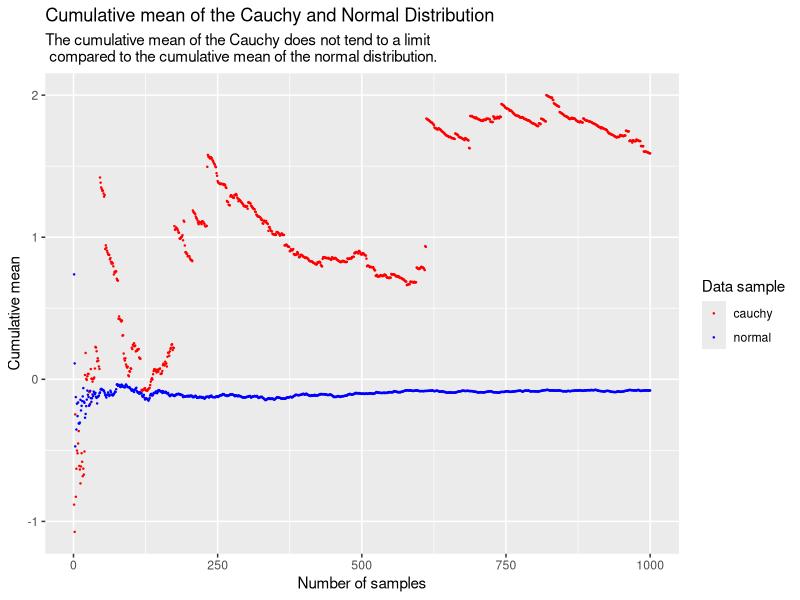

Write the R code that produced this figure.
## ---- chunk 1
knitr::opts_chunk$set(echo = TRUE, fig.align="center")
library(ggplot2)
## ---- chunk 2
set.seed(2019) # Makes our results reproducible
sim_df <- data.frame(n = 1:1000, 
                    cauchy_rv = rcauchy(1000, location = 0, scale = 1))

sim_df$cum_cauchy = cumsum(sim_df$cauchy_rv)/sim_df$n

## ---- chunk 3
set.seed(2019) # Makes our results reproducible
sim_df$norm_rv <- rnorm(1000, mean = 0, sd = 1)
sim_df$cum_norm <- cumsum(sim_df$norm_rv)/sim_df$n

ggplot(sim_df)+
  geom_point(mapping=aes(n,cum_cauchy, col='cauchy'), size=0.2)+
  geom_point(mapping=aes(n,cum_norm,col='normal'), size=0.2)+
  labs(x = 'Number of samples', y='Cumulative mean', 
       title = 'Cumulative mean of the Cauchy and Normal Distribution', 
       subtitle='The cumulative mean of the Cauchy does not tend to a limit \n compared to the cumulative mean of the normal distribution.') + 
  scale_colour_manual(name="Data sample",values=c(cauchy="red", normal="blue"))

